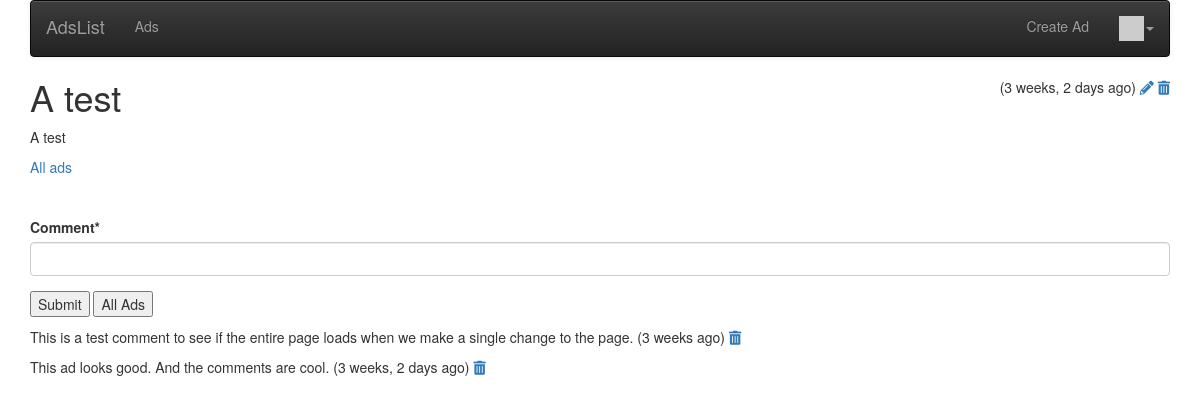
Page /ad/1/detail/ (signed in) on the committed database.
### ads/models.py (models this page shows, shortened)
class Ad(models.Model) :
    title = models.CharField(
            max_length=200,
            validators=[MinLengthValidator(2, "Title must be greater than 2 characters")]
    )
    price = models.DecimalField(max_digits=7, decimal_places=2, null=True)
    text = models.TextField()
    picture = models.BinaryField(null=True, editable=True)
    content_type = models.CharField(max_length=256, null = True, help_text='The MIMEType of the file')
    owner = models.ForeignKey(settings.AUTH_USER_MODEL, on_delete=models.CASCADE,null=True , blank = True)
    comments = models.ManyToManyField(settings.AUTH_USER_MODEL,
        through='Comment', related_name='comments_owned')
    favorites = models.ManyToManyField(settings.AUTH_USER_MODEL,
         through='Fav', related_name='favorite_ads')
    created_at = models.DateTimeField(auto_now_add=True)
    updated_at = models.DateTimeField(auto_now=True)
    tags = TaggableManager(blank=True)

class Comment(models.Model) :
    text = models.TextField(
        validators=[MinLengthValidator(3, "Comment must be greater than 3 characters")]
    )
    ad = models.ForeignKey(Ad, on_delete=models.CASCADE)
    owner = models.ForeignKey(settings.AUTH_USER_MODEL, on_delete=models.CASCADE)
    created_at = models.DateTimeField(auto_now_add=True)
    updated_at = models.DateTimeField(auto_now=True)

### ads/views.py (the view)
# urls.py: path('ad/<int:pk>/detail/', views.AdDetailView.as_view(), name='ad_detail'),
class AdDetailView(OwnerDetailView):
    model = Ad
    template_name = "ads/ad_detail.html"
    def get(self, request, pk) :
        x = Ad.objects.get(id=pk)
        comments = Comment.objects.filter(ad=x).order_by('-updated_at')
        comment_form = CommentForm()
        context = { 'ad' : x, 'comments': comments, 'comment_form': comment_form }
        return render(request, self.template_name, context)

### ads/forms.py
class CommentForm(forms.Form):
    comment = forms.CharField(required=True, max_length=500, min_length=3, strip=True)

### home/context_processors.py (called while the page is built)
def settings(request):
    return {
        'settings': django_settings,
    }

### home/templatetags/app_tags.py (called while the page is built)
@register.filter(name='gravatar')
def gravatar(user, size=35):
    email = str(user.email.strip().lower()).encode('utf-8')
    email_hash = md5(email).hexdigest()
    url = "//www.gravatar.com/avatar/{0}?s={1}&d=identicon&r=PG"
    return url.format(email_hash, size)

### ads/templates/ads/ad_detail.html (shortened to what this page needs)
{% extends "registration/base_menu.html" %}
{% load humanize %}
{% block content %}
<span style="float: right;">
({{ ad.updated_at|naturaltime }})
{% if ad.owner == user %}
<a href="{% url 'ads:ad_update' ad.id %}"><i class="fa fa-pencil"></i></a>
<a href="{% url 'ads:ad_delete' ad.id %}"><i class="fa fa-trash"></i></a>
{% endif %}
</span>
<h1>{{ ad.title }}</h1>
<p>
{{ ad.text }}
</p>
<p>
<a href="{% url 'ads:all' %}">All ads</a>
</p>
{% if user.is_authenticated %}
<br clear="all"/>
<p>
{% load crispy_forms_tags %}
<form method="post" action="{% url 'ads:create_comment' ad.id %}">
    {{ comment_form|crispy }}
<input type="submit" value="Submit">
<input type="submit" value="All Ads" onclick="window.location.href='{% url 'ads:all' %}';return false;">
</form>
</p>
{% endif %}
{% for comment in comments %}
<p> {{ comment.text }}
({{ comment.updated_at|naturaltime }})
{% if user == comment.owner %}
<a href="{% url 'ads:delete_comment' comment.id %}"><i class="fa fa-trash"></i></a>
{% endif %}
</p>
{% endfor %}
{% endblock %}

### rows in the picture
Ad: updated_at "3 weeks, 2 days ago", title "A test", text "A test"
Comment: text "This is a test comment to see if the entire page loads when we make a single change to the page.", updated_at "3 weeks ago"
Comment: text "This ad looks good. And the comments are cool.", updated_at "3 weeks, 2 days ago"

### other values in the picture
{{ settings.APP_NAME }} "AdsList"
